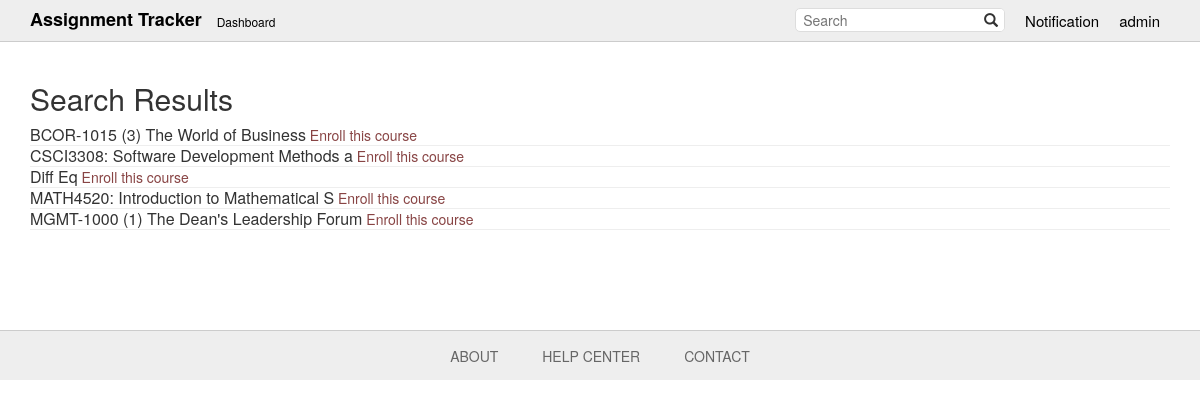
Screenshot of /add_course/ (signed in) with the database file from the repository.
### tables/models.py (models this page shows, shortened)
class Course(models.Model):
    users = models.ManyToManyField('auth.User')
    course = models.CharField(max_length=128)
    difficulty = models.IntegerField(default=1,
        validators=[MinValueValidator(1), MaxValueValidator(5)])
    url = models.URLField(max_length=512)

### tables/views.py (the view)
# urls.py: url(r'^add_course/$', views.add_course, name='add_course'),
def add_course(request):
	courses = Course.objects.all().order_by('course')
	return render(request, 'tables/search.html', {'courses': courses})

### tables/templates/tables/search.html
{% extends 'tables/base.html' %}
{% block content %}
<h2>Search Results</h2>
{% for course in courses %}
    <div class="search-result clearfix">
        <h3 style="display: inline; font-size: 16px;">{{ course.course }}</h3>
        <a href="{% url 'enroll' course_pk=course.pk %}" style="color: #884444">Enroll this course</a>
        <hr style="margin: 0;"/>
    </div>
{% endfor %}
{% endblock %}

### tables/templates/tables/base.html (shortened to what this page needs)
{% load staticfiles %}
<!DOCTYPE html>
<html>
<head>
  <link rel="stylesheet" href="https://maxcdn.bootstrapcdn.com/bootstrap/3.3.6/css/bootstrap.min.css">
  <link rel="stylesheet" href="{% static 'css/style.css' %}">
</head>
<body>
  <header class="clearfix">
    <div class="container">
      <h1><a href="{% url 'test_main' %}">Assignment Tracker</a></h1>
      <a id="dashboard" href="{% url 'dashboard' %}">Dashboard</a>
      <ul class="topbar nav">
        {% if not user.is_authenticated %}
        <li class="topbar dropdown">
          <a href="{% url 'django.contrib.auth.views.login' %}">Login</a>
          <div class="topbar dropdown-items">
              <a href = "{% url 'signup' %}">Sign up</a>
              <a href="{% url 'django.contrib.auth.views.login' %}" class="top-menu">Login</a>
          </div>
        </li>
        {% else %}
        <li class="topbar dropdown">
          <a href="">{{ user.username }}</a>
        </li>
        <li><a href="{% url 'notif' %}">Notification</a></li>
        {% endif %}
        <li>
          <form action="{% url 'search' %}" method="get">
              <input type="search" name="keyword" placeholder="Search" />
              <button type="submit"><span class="glyphicon glyphicon-search"></span></button>
          </form>
        </li>
      </ul>
    </div>
  </header>
  <div class="container">
    {% block content %}
    {% endblock %}
  </div>
  <footer>
    <a href="{% url 'about' %}">About</a>
    <a href="{% url 'help' %}">Help Center</a>
    <a href="{% url 'contact' %}">Contact</a>
  </footer>
</body>
</html>

### tables/static/css/style.css (style rules this page uses)
a { color: black; text-decoration: none; }
input[type="search"] { border: 0; }
button[type="submit"] { border: 0; background-color: white; }
.dropdown { position: relative; display: inline-block; }
header { background-color: #eeeeee; border-bottom: 1px solid #cccccc; margin-bottom: 20px; }
header h1 { font-size: 18px; float: left; padding: 10px 0 10px 0; margin: 0; font-weight: bold; }
#dashboard { font-size: 12px; float: left; padding: 13px 0 0 15px; }
header ul.nav { height: inherit; float: right; margin: 0; padding: 0; }
header ul.nav li { height: 100%; padding: 0px; margin: 0px; float: right; list-style: none; }
header ul.nav li a { font-size: 15px; height: 100%; padding: 10px; display: inline-block; }
header ul.nav li form { margin-top: 8px; margin-right: 10px; background-color: white; padding-left: 5px; border: 1px solid #dddddd; border-radius: 5px; overflow: hidden; }
footer { width: 100%; height: 50px; background-color: #eeeeee; margin-top: 100px; border-top: 1px solid #cccccc; text-align: center; }
footer a { text-transform: uppercase; display: inline-block; color: #666666; margin-top: 15px; padding: 0 20px 0; }

### rows the page displays
Course: course "BCOR-1015 (3) The World of Business"
Course: course "CSCI3308: Software Development Methods a"
Course: course "Diff Eq"
Course: course "MATH4520: Introduction to Mathematical S"
Course: course "MGMT-1000 (1) The Dean's Leadership Forum"

### other values shown
{{ user.username }} "admin"
